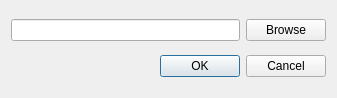
<?xml version="1.0" encoding="UTF-8"?>
<ui version="4.0">
 <class>Dialog</class>
 <widget class="QDialog" name="Dialog">
  <property name="windowModality">
   <enum>Qt::ApplicationModal</enum>
  </property>
  <property name="geometry">
   <rect>
    <x>0</x>
    <y>0</y>
    <width>337</width>
    <height>98</height>
   </rect>
  </property>
  <property name="minimumSize">
   <size>
    <width>337</width>
    <height>98</height>
   </size>
  </property>
  <property name="maximumSize">
   <size>
    <width>337</width>
    <height>98</height>
   </size>
  </property>
  <property name="windowTitle">
   <string>Search directory</string>
  </property>
  <layout class="QGridLayout" name="gridLayout_2">
   <item row="0" column="0">
    <layout class="QGridLayout" name="gridLayout">
     <item row="0" column="0">
      <widget class="QLineEdit" name="lineEditPath"/>
     </item>
     <item row="0" column="1">
      <widget class="QPushButton" name="directoryPath">
       <property name="text">
        <string>Browse</string>
       </property>
      </widget>
     </item>
    </layout>
   </item>
   <item row="1" column="0">
    <widget class="QDialogButtonBox" name="buttonBox">
     <property name="orientation">
      <enum>Qt::Horizontal</enum>
     </property>
     <property name="standardButtons">
      <set>QDialogButtonBox::Cancel|QDialogButtonBox::Ok</set>
     </property>
    </widget>
   </item>
  </layout>
 </widget>
 <resources/>
 <connections/>
</ui>
